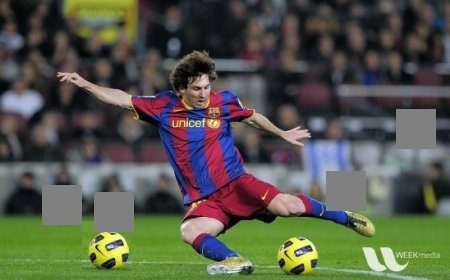
#> input picture cropped.jpg, 450 x 280 px
$ python p2.py
#> lines starting #> are read from the running program, lines starting #| are printed output that depends on the picture; after the words box and inside, x2 and y2 are one past the last pixel; in counts of white or black regions, pixels touching at a corner belong together
__author__ = 'skoppuravuri'

import numpy as np
import cv2

img = cv2.imread('cropped.jpg')
#> img is the input picture: shape (280, 450, 3); mean B, G, R 75.1, 88, 85.2
gray = cv2.cvtColor(img, cv2.COLOR_BGR2GRAY)
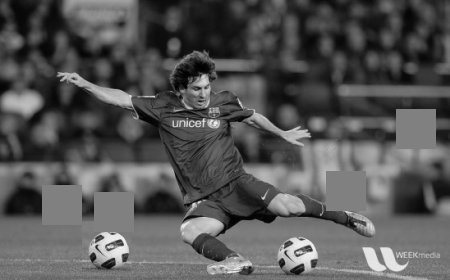
#> gray: shape (280, 450); min 0, max 248, mean 85.7

ret,thresh = cv2.threshold(gray,127,255,1)
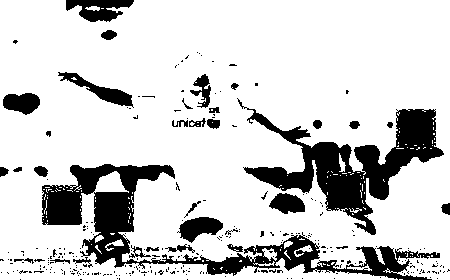
#> thresh: shape (280, 450); 81.2% white; 285 black regions (251 under 20 px)

contours,h = cv2.findContours(thresh,1,2)
#> contours = 525 contours, 474 with area under 20; largest, box (x1, y1, x2, y2) and area: (0, 0, 450, 280) 113254, (243, 107, 445, 236) 8982, (57, 71, 134, 108) 862, (178, 216, 224, 244) 754, (2, 92, 41, 116) 642; h = 525 rows, first 6: [1, -1, -1, -1], [2, 0, -1, -1], [3, 1, -1, -1], [4, 2, -1, -1], [5, 3, -1, -1], [6, 4, -1, -1]

for cnt in contours:
    approx = cv2.approxPolyDP(cnt,0.01*cv2.arcLength(cnt,True),True)
    print (len(approx))
    if len(approx)==5:
        print ("pentagon")
        cv2.drawContours(img,[cnt],0,255,-1)
    elif len(approx)==3:
        print ("triangle")
        cv2.drawContours(img,[cnt],0,(0,255,0),-1)
    elif len(approx)==4:
        print ("square")
        cv2.drawContours(img,[cnt],0,(0,0,255),-1)
    elif len(approx) == 9:
        print ("half-circle")
        cv2.drawContours(img,[cnt],0,(255,255,0),-1)
    elif len(approx) > 15:
        print ("circle")
        cv2.drawContours(img,[cnt],0,(0,255,255),-1)
#> this loop made 525 passes
#> approx on passes 1 to 3: [[399, 279], [402, 279]], [[436, 278], [437, 277], [438, 278], [437, 279]], [[333, 278], [334, 277], [335, 278], [334, 279]]
#> (printed output is left out)
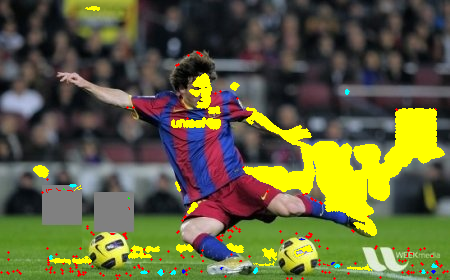
#> img: shape (280, 450, 3); 10.29% of pixels changed, all inside (x1, y1, x2, y2) = (0, 6, 449, 280)

cv2.imshow('img',img)
cv2.waitKey(0)
cv2.destroyAllWindows()
